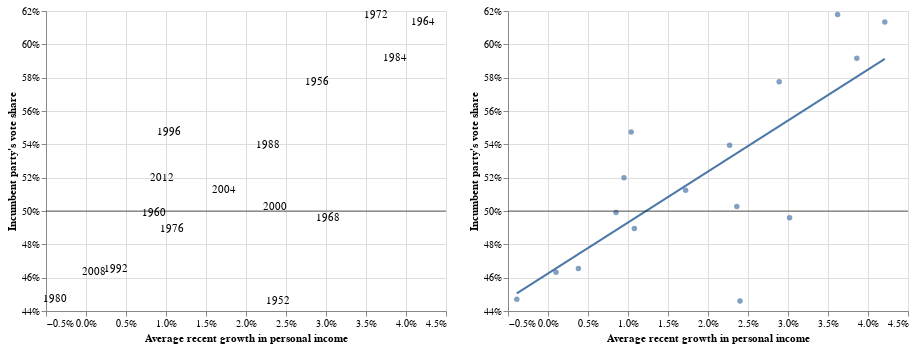

Source (notebook cell):
### Code cell
chart | points.mark_circle() + points.transform_regression("growth-prop", "vote-prop").mark_line() + line

### Figure 1 — Vega-Lite specification as saved in the notebook (floating-point values rounded to 4 significant figures)
{"usermeta": {"embedOptions": {"theme": "fivethirtyeight"}}, "config": {"view": {"continuousWidth": 400, "continuousHeight": 300}}, "hconcat": [{"layer": [{"mark": "text", "encoding": {"text": {"type": "quantitative", "field": "year"}, "x": {"type": "quantitative", "axis": {"format": "%", "title": "Average recent growth in personal income"}, "field": "growth-prop"}, "y": {"type": "quantitative", "axis": {"format": "%", "title": "Incumbent party's vote share"}, "field": "vote-prop", "scale": {"zero": false}}}}, {"mark": {"type": "rule", "opacity": 0.1}, "encoding": {"size": {"value": 0.5}, "y": {"value": 200.1}}}]}, {"layer": [{"mark": "circle", "encoding": {"text": {"type": "quantitative", "field": "year"}, "x": {"type": "quantitative", "axis": {"format": "%", "title": "Average recent growth in personal income"}, "field": "growth-prop"}, "y": {"type": "quantitative", "axis": {"format": "%", "title": "Incumbent party's vote share"}, "field": "vote-prop", "scale": {"zero": false}}}}, {"mark": "line", "encoding": {"text": {"type": "quantitative", "field": "year"}, "x": {"type": "quantitative", "axis": {"format": "%", "title": "Average recent growth in personal income"}, "field": "growth-prop"}, "y": {"type": "quantitative", "axis": {"format": "%", "title": "Incumbent party's vote share"}, "field": "vote-prop", "scale": {"zero": false}}}, "transform": [{"on": "growth-prop", "regression": "vote-prop"}]}, {"mark": {"type": "rule", "opacity": 0.1}, "encoding": {"size": {"value": 0.5}, "y": {"value": 200.1}}}]}], "data": {"name": "data-f3a7d39a115d294279b8fc3486afb0de"}, "$schema": "https://vega.github.io/schema/vega-lite/v4.8.1.json", "datasets": {"data-f3a7d39a115d294279b8fc3486afb0de": [{"year": 1952, "growth": 2.4, "vote": 44.6, "inc_party_candidate": "Stevenson", "other_candidate": "Eisenhower", "growth-prop": 0.024, "vote-prop": 0.446}, {"year": 1956, "growth": 2.89, "vote": 57.76, "inc_party_candidate": "Eisenhower", "other_candidate": "Stevenson", "growth-prop": 0.0289, "vote-prop": 0.5776}, {"year": 1960, "growth": 0.85, "vote": 49.91, "inc_party_candidate": "Nixon", "other_candidate": "Kennedy", "growth-prop": 0.0085, "vote-prop": 0.4991}, {"year": 1964, "growth": 4.21, "vote": 61.34, "inc_party_candidate": "Johnson", "other_candidate": "Goldwater", "growth-prop": 0.0421, "vote-prop": 0.6134}, {"year": 1968, "growth": 3.02, "vote": 49.6, "inc_party_candidate": "Humphrey", "other_candidate": "Nixon", "growth-prop": 0.0302, "vote-prop": 0.496}, {"year": 1972, "growth": 3.62, "vote": 61.79, "inc_party_candidate": "Nixon", "other_candidate": "McGovern", "growth-prop": 0.0362, "vote-prop": 0.6179}, {"year": 1976, "growth": 1.08, "vote": 48.95, "inc_party_candidate": "Ford", "other_candidate": "Carter", "growth-prop": 0.0108, "vote-prop": 0.4895}, {"year": 1980, "growth": -0.39, "vote": 44.7, "inc_party_candidate": "Carter", "other_candidate": "Reagan", "growth-prop": -0.0039, "vote-prop": 0.447}, {"year": 1984, "growth": 3.86, "vote": 59.17, "inc_party_candidate": "Reagan", "other_candidate": "Mondale", "growth-prop": 0.0386, "vote-prop": 0.5917}, {"year": 1988, "growth": 2.27, "vote": 53.94, "inc_party_candidate": "Bush, Sr.", "other_candidate": "Dukakis", "growth-prop": 0.0227, "vote-prop": 0.5394}, {"year": 1992, "growth": 0.38, "vote": 46.55, "inc_party_candidate": "Bush, Sr.", "other_candidate": "Clinton", "growth-prop": 0.0038, "vote-prop": 0.4655}, {"year": 1996, "growth": 1.04, "vote": 54.74, "inc_party_candidate": "Clinton", "other_candidate": "Dole", "growth-prop": 0.0104, "vote-prop": 0.5474}, {"year": 2000, "growth": 2.36, "vote": 50.27, "inc_party_candidate": "Gore", "other_candidate": "Bush, Jr.", "growth-prop": 0.0236, "vote-prop": 0.5027}, {"year": 2004, "growth": 1.72, "vote": 51.24, "inc_party_candidate": "Bush, Jr.", "other_candidate": "Kerry", "growth-prop": 0.0172, "vote-prop": 0.5124}, {"year": 2008, "growth": 0.1, "vote": 46.32, "inc_party_candidate": "McCain", "other_candidate": "Obama", "growth-prop": 0.001, "vote-prop": 0.4632}, {"year": 2012, "growth": 0.95, "vote": 52.0, "inc_party_candidate": "Obama", "other_candidate": "Romney", "growth-prop": 0.0095, "vote-prop": 0.52}]}}
